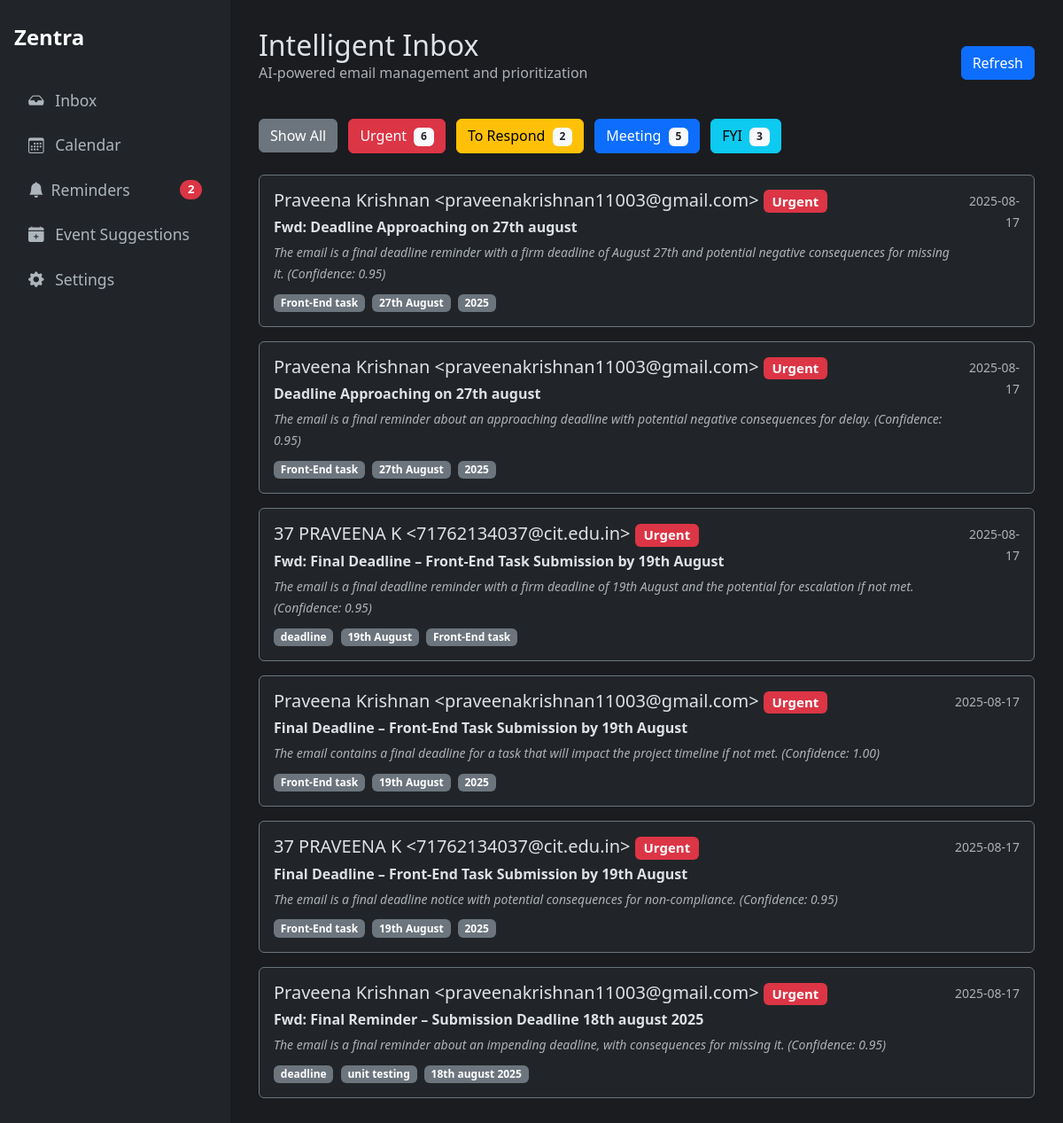
Before: /recent_classified?category=Urgent with the older database file.
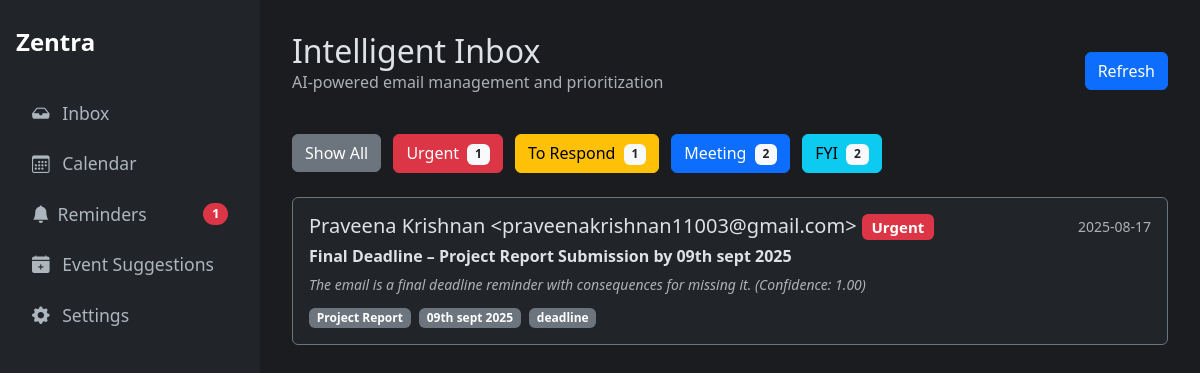
After: the same page with the newer database file.
### tables this page shows
CREATE TABLE classifications (
    id INTEGER PRIMARY KEY AUTOINCREMENT,
    gmail_message_id TEXT UNIQUE NOT NULL, -- NEW: Added unique message ID
    created_at TIMESTAMP NOT NULL DEFAULT CURRENT_TIMESTAMP,
    subject TEXT NOT NULL,
    sender TEXT NOT NULL,
    body TEXT,
    category TEXT,
    confidence REAL,
    priority_analysis TEXT,
    category_reason TEXT,
    summary TEXT,
    important_terms TEXT,
    response_draft TEXT
);

### Oauth.py (the view)
@app.route("/recent_classified")
def recent_classified_view():
    category_filter = request.args.get('category', None)
    classifications = database.get_recent_classifications(category_filter=category_filter)
    category_counts = database.get_category_counts()
    category_colors = {"Urgent": "danger", "To Respond": "warning", "Meeting": "primary", "FYI": "info", "Uncategorized": "secondary"}
    return render_template("history.html", classifications=classifications, counts=category_counts, category_colors=category_colors)

### Oauth.py (called while the page is built)
@app.context_processor
def inject_counts():
    pending_reminders_count = database.get_pending_reminders_count()
    return dict(pending_reminders_count=pending_reminders_count)

### database.py (called while the page is built)
def get_db_connection():
    conn = sqlite3.connect(DATABASE_FILE, timeout=10)
    conn.row_factory = sqlite3.Row
    return conn

def get_recent_classifications(category_filter=None, limit=25):
    conn = get_db_connection()
    query = """
        SELECT
            c.id, c.subject, c.sender, c.category, c.confidence,
            c.category_reason, c.important_terms, c.created_at,
            s.status as suggestion_status
        FROM
            classifications c
        LEFT JOIN
            suggested_events s ON c.id = s.source_email_id
    """
    params = []
    if category_filter:
        query += ' WHERE c.category = ?'
        params.append(category_filter)
    query += ' ORDER BY c.id DESC LIMIT ?'
    params.append(limit)
    classifications = conn.execute(query, tuple(params)).fetchall()
    conn.close()
    return classifications

def get_category_counts():
    conn = get_db_connection()
    counts = conn.execute('SELECT category, COUNT(id) as count FROM classifications GROUP BY category').fetchall()
    conn.close()
    return {row['category']: row['count'] for row in counts}

def get_pending_reminders_count():
    conn = get_db_connection()
    count = conn.execute(
        "SELECT COUNT(id) FROM reminders WHERE status = 'active'"
    ).fetchone()[0]
    conn.close()
    return count

### templates/history.html (shortened to what this page needs)
{% extends "layout.html" %}
{% block content %}
<div class="d-flex justify-content-between align-items-center mb-4">
  <div>
    <h1 class="h2 mb-0">Intelligent Inbox</h1>
    <p class="text-muted">AI-powered email management and prioritization</p>
  </div>
  <a href="/recent_classified" class="btn btn-primary">Refresh</a>
</div>
<div class="mb-4">
  <a href="/recent_classified" class="btn btn-secondary me-2">Show All</a>
  <a href="/recent_classified?category=Urgent" class="btn btn-danger me-2">Urgent <span class="badge bg-light text-dark ms-1">{{ counts.get('Urgent', 0) }}</span></a>
  <a href="/recent_classified?category=To Respond" class="btn btn-warning me-2">To Respond <span class="badge bg-light text-dark ms-1">{{ counts.get('To Respond', 0) }}</span></a>
  <a href="/recent_classified?category=Meeting" class="btn btn-primary me-2">Meeting <span class="badge bg-light text-dark ms-1">{{ counts.get('Meeting', 0) }}</span></a>
  <a href="/recent_classified?category=FYI" class="btn btn-info">FYI <span class="badge bg-light text-dark ms-1">{{ counts.get('FYI', 0) }}</span></a>
</div>
{% for item in classifications %}
<a href="/classification/{{ item.id }}" class="text-decoration-none text-white">
  <div class="card mb-3 bg-dark border-secondary">
    <div class="card-body">
      <div class="d-flex w-100 justify-content-between">
        <div class="flex-grow-1">
          <h5 class="mb-1">{{ item.sender }} <span class="badge bg-{{ category_colors.get(item.category, 'secondary') }}">{{ item.category }}</span>
          </h5>
          <p class="mb-1"><strong>{{ item.subject }}</strong></p>
          <p class="mb-0 text-muted fst-italic">
            <small>{{ item.category_reason }} (Confidence: {{ "%.2f"|format(item.confidence|float) }})</small>
          </p>
          <div class="mt-2">
            {% if item.important_terms %}
              {% for term in item.important_terms.split(',')[:3] %}
                {% if term.strip() %}
                  <span class="badge bg-secondary me-1">{{ term.strip() }}</span>
                {% endif %}
              {% endfor %}
            {% endif %}
          </div>
        </div>
        <div class="text-end">
          <small class="text-muted">{{ item.created_at[:10] }}</small>
        </div>
      </div>
    </div>
  </div>
</a>
{% else %}
<div class="alert alert-info">No classified emails in history.</div>
{% endfor %}
{% endblock %}

### templates/layout.html (shortened to what this page needs)
<!doctype html>
<html lang="en" data-bs-theme="dark">
  <head>
    <link href="https://cdn.jsdelivr.net/npm/bootstrap@5.3.3/dist/css/bootstrap.min.css" rel="stylesheet">
    <link href="https://cdn.jsdelivr.net/npm/bootstrap-icons@1.11.3/font/bootstrap-icons.min.css" rel="stylesheet">
  </head>
  <body>
    <div class="sidebar d-flex flex-column">
      <div class="sidebar-header">Zentra</div>
      <ul class="nav flex-column">
        <li class="nav-item">
          <a class="nav-link" href="/recent_classified">
            <i class="bi bi-inbox-fill me-2"></i> Inbox
          </a>
        </li>
        <li class="nav-item">
          <a class="nav-link" href="/calendar">
            <i class="bi bi-calendar3 me-2"></i> Calendar
          </a>
        </li>
        <li class="nav-item">
          <a class="nav-link d-flex align-items-center" href="/reminders">
            <i class="bi bi-bell-fill me-2"></i>
            <span>Reminders</span>
            {% if pending_reminders_count > 0 %}
              <span class="badge bg-danger rounded-pill ms-auto">{{ pending_reminders_count }}</span>
            {% endif %}
          </a>
        </li>
        <li class="nav-item">
          <a class="nav-link" href="/suggestions">
            <i class="bi bi-calendar-plus-fill me-2"></i> Event Suggestions
          </a>
        </li>
        <li class="nav-item mt-auto">
          <a class="nav-link" href="/settings">
            <i class="bi bi-gear-fill me-2"></i> Settings
          </a>
        </li>
      </ul>
    </div>
    <div class="main-content">
      {% block content %}{% endblock %}
    </div>
  </body>
</html>

### templates/layout.html (style rules this page uses)
body { display: flex; min-height: 100vh; background-color: #1a1c20; color: #dee2e6; }
.sidebar { width: 260px; flex-shrink: 0; background-color: #212529; padding: 1.5rem 1rem; }
.main-content { flex-grow: 1; padding: 2rem; overflow-y: auto; }
.nav-link { color: #adb5bd; font-size: 1.1rem; margin-bottom: 0.5rem; }
.sidebar-header { font-size: 1.5rem; font-weight: bold; color: #fff; margin-bottom: 2rem; }

Changed rows visible on the page:
removed classifications: sender "Praveena Krishnan <praveenakrishnan11003@gmail.com>", category "Urgent", subject "Fwd: Deadline Approaching on 27th august", category_reason "The email is a final deadline reminder with a firm deadline of August 27th and potential negative consequences for missing it.", confidence "0.95", strip "Front-End task" "27th August" "2025", created_at "2025-08-17"
removed classifications: sender "Praveena Krishnan <praveenakrishnan11003@gmail.com>", category "Urgent", subject "Deadline Approaching on 27th august", category_reason "The email is a final reminder about an approaching deadline with potential negative consequences for delay.", confidence "0.95", strip "Front-End task" "27th August" "2025", created_at "2025-08-17"
removed classifications: sender "37 PRAVEENA K <71762134037@cit.edu.in>", category "Urgent", subject "Fwd: Final Deadline – Front-End Task Submission by 19th August", category_reason "The email is a final deadline reminder with a firm deadline of 19th August and the potential for escalation if not met.", confidence "0.95", strip "deadline" "19th August" "Front-End task", created_at "2025-08-17"
removed classifications: sender "Praveena Krishnan <praveenakrishnan11003@gmail.com>", category "Urgent", subject "Final Deadline – Front-End Task Submission by 19th August", category_reason "The email contains a final deadline for a task that will impact the project timeline if not met.", confidence "1.00", strip "Front-End task" "19th August" "2025", created_at "2025-08-17"
removed classifications: sender "37 PRAVEENA K <71762134037@cit.edu.in>", category "Urgent", subject "Final Deadline – Front-End Task Submission by 19th August", category_reason "The email is a final deadline notice with potential consequences for non-compliance.", confidence "0.95", strip "Front-End task" "19th August" "2025", created_at "2025-08-17"
removed classifications: sender "Praveena Krishnan <praveenakrishnan11003@gmail.com>", category "Urgent", subject "Fwd: Final Reminder – Submission Deadline 18th august 2025", category_reason "The email is a final reminder about an impending deadline, with consequences for missing it.", confidence "0.95", strip "deadline" "unit testing" "18th august 2025", created_at "2025-08-17"
now on this page (row edited): classifications: sender "Praveena Krishnan <praveenakrishnan11003@gmail.com>", category "Urgent", subject "Final Deadline – Project Report Submission by 09th sept 2025", category_reason "The email is a final deadline reminder with consequences for missing it.", confidence "1.00", strip "Project Report" "09th sept 2025" "deadline", created_at "2025-08-17"
Other visible differences:
{{ pending_reminders_count }}: "2" → "1"
{{ counts.get('Urgent', 0) }}: "6" → "1"
{{ counts.get('To Respond', 0) }}: "2" → "1"
{{ counts.get('Meeting', 0) }}: "5" → "2"
{{ counts.get('FYI', 0) }}: "3" → "2"
